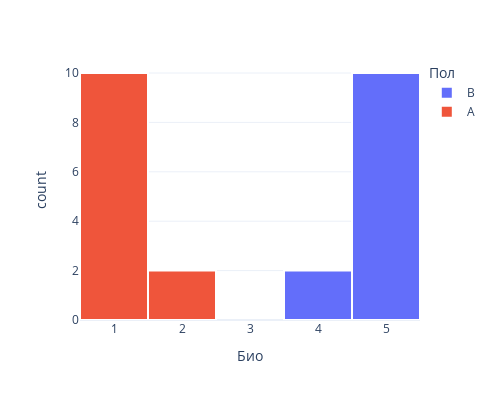

Notebook source saved alongside this figure:
### Markdown cell above
<div class="alert alert-block alert-success"><b>Категоријалне варијабле</b> су својства, обично квалитативна, на основу којих можемо да разврстамо објекте у две или више група. Термин <i>групишуће</i> понекад се користи као синоним за категоријалне варијабле.</div>

### Code cell
import plotly.express as px

fig = px.histogram(djaci.dropna(), x='Био', color='Пол', nbins=5, width=500, height=400, template='plotly_white')
fig.update_traces(marker_line_width=2,marker_line_color='white')
fig.show()

### Figure 1 — Plotly figure (JSON) as saved in the notebook; plotly's stock layout.template omitted (floating-point values rounded to 4 significant figures)
{"data": [{"alignmentgroup": "True", "bingroup": "x", "hovertemplate": "Пол=B<br>Био=%{x}<br>count=%{y}<extra></extra>", "legendgroup": "B", "marker": {"color": "#636efa", "line": {"color": "white", "width": 2}, "pattern": {"shape": ""}}, "name": "B", "nbinsx": 5, "offsetgroup": "B", "orientation": "v", "showlegend": true, "type": "histogram", "x": [5, 5, 4, 5, 5, 4, 5, 5, 5, 5, 5, 5], "xaxis": "x", "yaxis": "y"}, {"alignmentgroup": "True", "bingroup": "x", "hovertemplate": "Пол=A<br>Био=%{x}<br>count=%{y}<extra></extra>", "legendgroup": "A", "marker": {"color": "#EF553B", "line": {"color": "white", "width": 2}, "pattern": {"shape": ""}}, "name": "A", "nbinsx": 5, "offsetgroup": "A", "orientation": "v", "showlegend": true, "type": "histogram", "x": [1, 1, 1, 1, 1, 2, 2, 1, 1, 1, 1, 1], "xaxis": "x", "yaxis": "y"}], "layout": {"barmode": "relative", "height": 400, "legend": {"title": {"text": "Пол"}, "tracegroupgap": 0}, "margin": {"t": 60}, "width": 500, "xaxis": {"anchor": "y", "domain": [0, 1], "title": {"text": "Био"}}, "yaxis": {"anchor": "x", "domain": [0, 1], "title": {"text": "count"}}}}
